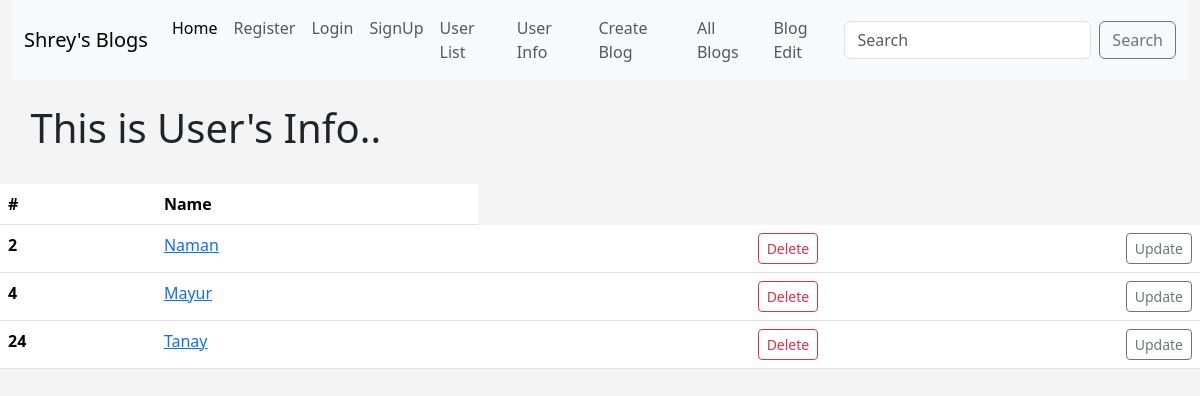
Page /user_info/ on the committed database.
### home/models.py (models this page shows)
class Signup(models.Model):
    name = models.CharField(max_length=122)
    department = models.CharField(max_length=122, blank=True)
    email = models.CharField(max_length=40)
    password = models.CharField(max_length=15)
    date = models.DateField()
    def __str__(self):
        return self.name

### home/views.py (the view)
# urls.py: path('user_info/', views.user_info, name= "user_info"),
def user_info(request):
    user_info = Signup.objects.all()
    return render(request, 'user_info.html', {'user_info' : user_info})

### templates/user_info.html (shortened to what this page needs)
{% extends "base.html" %}
{% block body %}
    <br>
    <h1> &ensp; This is User's Info.. </h1>
    <br>
<table class="table table-hover">
    <thead>
      <tr>
        <th scope="col">#</th>
        <th scope="col">Name</th>
      </tr>
    </thead>
    <tbody>
        {% for  user in user_info %}
      <tr>
        <th scope="row">{{user.id}}</th>
        <td><a href = "{%url 'show_info' user.id %}">{{user}} </a></td>
        <td align="right"> <a class="btn btn-outline-danger btn-sm" href="{% url 'delete_user' user.id %}">  Delete </a> </td>
        <td align="right"> <a class="btn btn-outline-secondary btn-sm" href="{% url 'update_user' user.id %}">  Update </a> </td>
      </tr>
      {% endfor %}
    </tbody>
  </table>
{%endblock body%}

### templates/base.html (style rules this page uses)
body { background: #f4f4f4; }

### rows in the picture
Signup: id "2", name "Naman"
Signup: id "4", name "Mayur"
Signup: id "24", name "Tanay"
